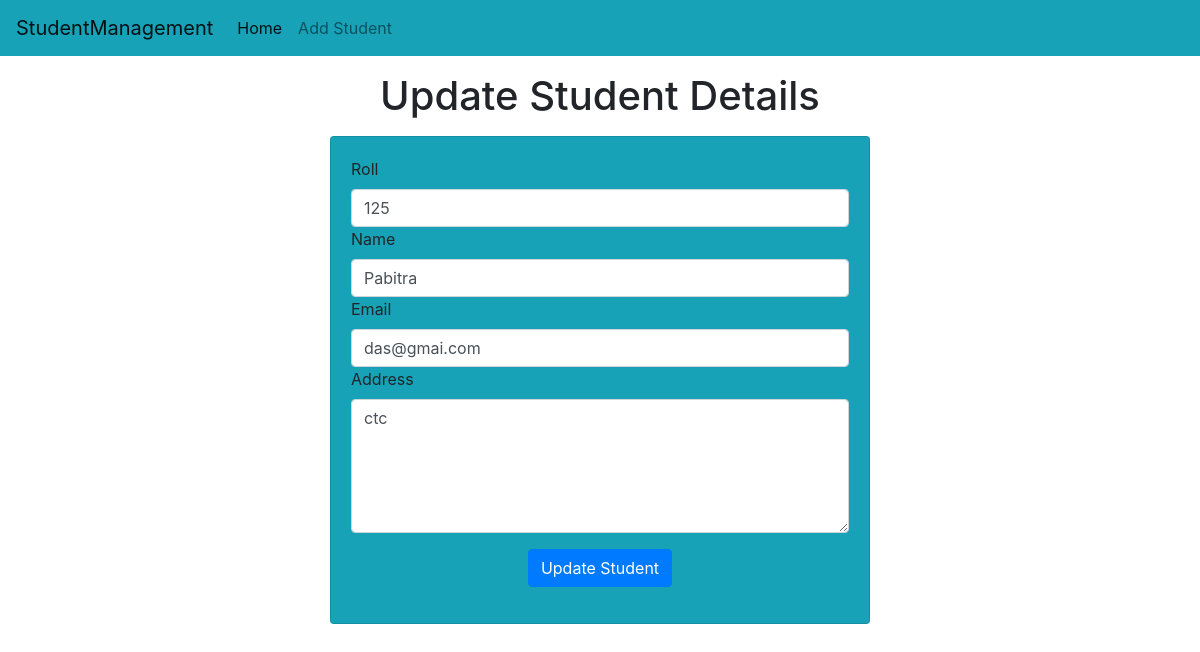
Page /std/update-std/5 on the committed database.
### std/models.py (models this page shows)
class Student(models.Model):
    roll=models.CharField(max_length=10)
    name=models.CharField(max_length=150)
    email=models.CharField(max_length=100)
    address=models.CharField(max_length=200)

### std/views.py (the view)
# urls.py: path("update-std/<int:roll>",update_std),
def update_std(request,roll):
    st=Student.objects.get(pk=roll)
    return render(request,"std/update_std.html", {'st':st})

### templates/std/update_std.html (shortened to what this page needs)
<!doctype html>
<html lang="en">
  <head>
    <link rel="stylesheet" href="https://cdn.jsdelivr.net/npm/bootstrap@4.0.0/dist/css/bootstrap.min.css">
  </head>
  <body>
    {% include 'std/navbar.html' %}
    <h1 class="text-center my-3">Update Student Details </h1>
    <div class="container">
        <div class="row">
            <div class="col-md-6 offset-md-3">
                <div class="card bg-info">
                    <div class="card-body">
                        <form action="/std/do-update-std/{{st.id}}" method="POST">
                            <div class="md-3">
                                <label for="roll">Roll</label>
                                <input type="text" name="std_roll" id="roll" class="form-control" placeholder="Enter Your Name" required value="{{st.roll}}">
                            </div>
                            <div class="md-3">
                                <label for="name">Name</label>
                                <input type="text" id="name" name="std_name" class="form-control" placeholder="Enter Your Name" required value="{{st.name}}">
                            </div>
                            <div class="md-3">
                                <label for="email">Email</label>
                                <input type="email" id="email" name="std_email" class="form-control" placeholder="Enter Your Email" required value="{{st.email}}">
                            </div>
                            <div class="md-3">
                                <label for="address">Address</label>
                                <textarea name="std_address" id="address"  rows="5" class="form-control" placeholder="Enter Your Address">{{st.address}}</textarea>
                            </div>
                            <div class="container text-center my-3">
                                <button class="btn btn-primary">
                                    Update Student
                                </button>
                            </div>
                        </form>
                    </div>
                </div>
            </div>
        </div>
    </div>
  </body>
</html>

### rows in the picture
Student: std_roll "125", std_name "Pabitra", std_email "das@gmai.com", std_address "ctc"
